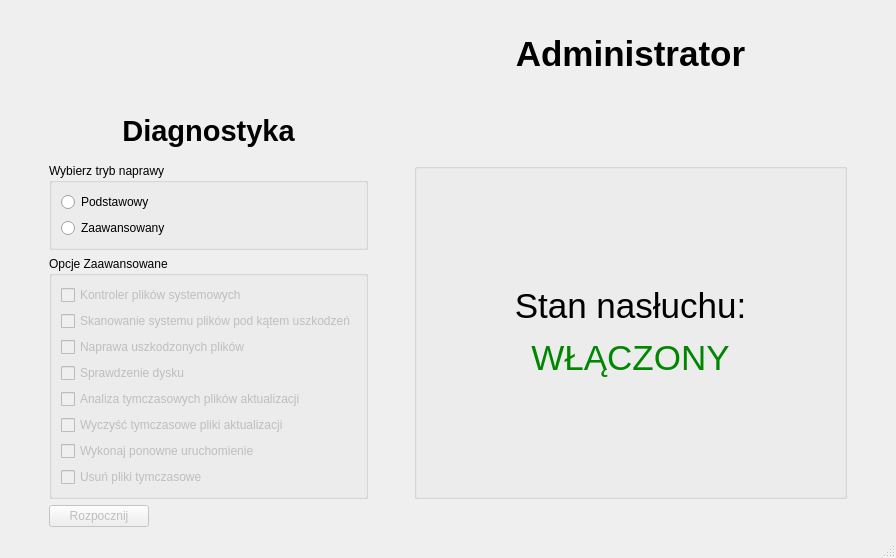
<?xml version="1.0" encoding="UTF-8"?>
<ui version="4.0">
 <class>MainWindow</class>
 <widget class="QMainWindow" name="MainWindow">
  <property name="geometry">
   <rect>
    <x>0</x>
    <y>0</y>
    <width>896</width>
    <height>558</height>
   </rect>
  </property>
  <property name="minimumSize">
   <size>
    <width>687</width>
    <height>543</height>
   </size>
  </property>
  <property name="maximumSize">
   <size>
    <width>9999999</width>
    <height>16777215</height>
   </size>
  </property>
  <property name="windowTitle">
   <string>MainWindow</string>
  </property>
  <widget class="QWidget" name="centralwidget">
   <layout class="QGridLayout" name="gridLayout_3">
    <item row="6" column="1" rowspan="2">
     <widget class="QGroupBox" name="groupBox_2">
      <property name="enabled">
       <bool>true</bool>
      </property>
      <property name="title">
       <string>Opcje Zaawansowane</string>
      </property>
      <layout class="QGridLayout" name="gridLayout">
       <item row="10" column="0">
        <widget class="QCheckBox" name="op6">
         <property name="enabled">
          <bool>false</bool>
         </property>
         <property name="text">
          <string>Wyczyść tymczasowe pliki aktualizacji</string>
         </property>
        </widget>
       </item>
       <item row="1" column="0">
        <widget class="QCheckBox" name="op1">
         <property name="enabled">
          <bool>false</bool>
         </property>
         <property name="text">
          <string>Kontroler plików systemowych</string>
         </property>
         <property name="checkable">
          <bool>true</bool>
         </property>
        </widget>
       </item>
       <item row="12" column="0">
        <widget class="QCheckBox" name="op7">
         <property name="enabled">
          <bool>false</bool>
         </property>
         <property name="text">
          <string>Wykonaj ponowne uruchomienie</string>
         </property>
        </widget>
       </item>
       <item row="13" column="0">
        <widget class="QCheckBox" name="op8">
         <property name="enabled">
          <bool>false</bool>
         </property>
         <property name="text">
          <string>Usuń pliki tymczasowe</string>
         </property>
        </widget>
       </item>
       <item row="7" column="0">
        <widget class="QCheckBox" name="op4">
         <property name="enabled">
          <bool>false</bool>
         </property>
         <property name="text">
          <string>Sprawdzenie dysku</string>
         </property>
        </widget>
       </item>
       <item row="8" column="0">
        <widget class="QCheckBox" name="op5">
         <property name="enabled">
          <bool>false</bool>
         </property>
         <property name="text">
          <string>Analiza tymczasowych plików aktualizacji</string>
         </property>
        </widget>
       </item>
       <item row="3" column="0">
        <widget class="QCheckBox" name="op3">
         <property name="enabled">
          <bool>false</bool>
         </property>
         <property name="text">
          <string>Naprawa uszkodzonych plików</string>
         </property>
        </widget>
       </item>
       <item row="2" column="0">
        <widget class="QCheckBox" name="op2">
         <property name="enabled">
          <bool>false</bool>
         </property>
         <property name="text">
          <string>Skanowanie systemu plików pod kątem uszkodzeń</string>
         </property>
        </widget>
       </item>
      </layout>
     </widget>
    </item>
    <item row="3" column="4">
     <spacer name="horizontalSpacer_5">
      <property name="orientation">
       <enum>Qt::Horizontal</enum>
      </property>
      <property name="sizeType">
       <enum>QSizePolicy::Fixed</enum>
      </property>
      <property name="sizeHint" stdset="0">
       <size>
        <width>40</width>
        <height>20</height>
       </size>
      </property>
     </spacer>
    </item>
    <item row="8" column="3">
     <spacer name="verticalSpacer_2">
      <property name="orientation">
       <enum>Qt::Vertical</enum>
      </property>
      <property name="sizeType">
       <enum>QSizePolicy::Fixed</enum>
      </property>
      <property name="sizeHint" stdset="0">
       <size>
        <width>20</width>
        <height>20</height>
       </size>
      </property>
     </spacer>
    </item>
    <item row="4" column="1">
     <widget class="QLabel" name="diagno_info">
      <property name="font">
       <font>
        <pointsize>22</pointsize>
        <weight>75</weight>
        <bold>true</bold>
       </font>
      </property>
      <property name="text">
       <string>Diagnostyka</string>
      </property>
      <property name="alignment">
       <set>Qt::AlignCenter</set>
      </property>
     </widget>
    </item>
    <item row="5" column="2">
     <spacer name="horizontalSpacer_3">
      <property name="orientation">
       <enum>Qt::Horizontal</enum>
      </property>
      <property name="sizeType">
       <enum>QSizePolicy::Fixed</enum>
      </property>
      <property name="sizeHint" stdset="0">
       <size>
        <width>40</width>
        <height>20</height>
       </size>
      </property>
     </spacer>
    </item>
    <item row="4" column="0">
     <spacer name="horizontalSpacer">
      <property name="orientation">
       <enum>Qt::Horizontal</enum>
      </property>
      <property name="sizeType">
       <enum>QSizePolicy::Fixed</enum>
      </property>
      <property name="sizeHint" stdset="0">
       <size>
        <width>40</width>
        <height>20</height>
       </size>
      </property>
     </spacer>
    </item>
    <item row="8" column="1">
     <widget class="QPushButton" name="pushButton">
      <property name="enabled">
       <bool>false</bool>
      </property>
      <property name="maximumSize">
       <size>
        <width>100</width>
        <height>16777215</height>
       </size>
      </property>
      <property name="text">
       <string>Rozpocznij</string>
      </property>
     </widget>
    </item>
    <item row="5" column="1">
     <widget class="QGroupBox" name="groupBox">
      <property name="maximumSize">
       <size>
        <width>16777215</width>
        <height>16777215</height>
       </size>
      </property>
      <property name="title">
       <string>Wybierz tryb naprawy</string>
      </property>
      <layout class="QGridLayout" name="gridLayout_2">
       <item row="0" column="0">
        <widget class="QRadioButton" name="basic">
         <property name="toolTip">
          <string>Wykonuje podstawową procedurę naprawy systemu plików</string>
         </property>
         <property name="text">
          <string>Podstawowy</string>
         </property>
        </widget>
       </item>
       <item row="1" column="0">
        <widget class="QRadioButton" name="advanced">
         <property name="toolTip">
          <string>Pozwala wybrać zestaw instrukcji, który ma zostać wykonany</string>
         </property>
         <property name="text">
          <string>Zaawansowany</string>
         </property>
        </widget>
       </item>
      </layout>
     </widget>
    </item>
    <item row="5" column="4">
     <spacer name="horizontalSpacer_2">
      <property name="orientation">
       <enum>Qt::Horizontal</enum>
      </property>
      <property name="sizeType">
       <enum>QSizePolicy::Fixed</enum>
      </property>
      <property name="sizeHint" stdset="0">
       <size>
        <width>40</width>
        <height>20</height>
       </size>
      </property>
     </spacer>
    </item>
    <item row="5" column="3" rowspan="3">
     <widget class="QGroupBox" name="groupBox_3">
      <property name="title">
       <string/>
      </property>
      <layout class="QGridLayout" name="gridLayout_4">
       <item row="0" column="0">
        <widget class="QLabel" name="nasluchCheck">
         <property name="font">
          <font>
           <pointsize>22</pointsize>
          </font>
         </property>
         <property name="text">
          <string>&lt;html&gt;&lt;head/&gt;&lt;body&gt;&lt;p&gt;&lt;span style=&quot; font-size:26pt;&quot;&gt;Stan nasłuchu:&lt;/span&gt;&lt;/p&gt;&lt;p&gt;&lt;span style=&quot; font-size:26pt; color:#008700;&quot;&gt;WŁĄCZONY&lt;/span&gt;&lt;/p&gt;&lt;/body&gt;&lt;/html&gt;</string>
         </property>
         <property name="alignment">
          <set>Qt::AlignCenter</set>
         </property>
        </widget>
       </item>
      </layout>
     </widget>
    </item>
    <item row="1" column="1">
     <widget class="QLabel" name="logo">
      <property name="maximumSize">
       <size>
        <width>175</width>
        <height>50</height>
       </size>
      </property>
      <property name="autoFillBackground">
       <bool>false</bool>
      </property>
      <property name="text">
       <string/>
      </property>
      <property name="pixmap">
       <pixmap>diag_center_banner.png</pixmap>
      </property>
      <property name="scaledContents">
       <bool>true</bool>
      </property>
      <property name="openExternalLinks">
       <bool>true</bool>
      </property>
     </widget>
    </item>
    <item row="0" column="0">
     <spacer name="horizontalSpacer_4">
      <property name="orientation">
       <enum>Qt::Horizontal</enum>
      </property>
      <property name="sizeType">
       <enum>QSizePolicy::Fixed</enum>
      </property>
      <property name="sizeHint" stdset="0">
       <size>
        <width>40</width>
        <height>20</height>
       </size>
      </property>
     </spacer>
    </item>
    <item row="1" column="3">
     <widget class="QLabel" name="welcome">
      <property name="font">
       <font>
        <pointsize>12</pointsize>
       </font>
      </property>
      <property name="text">
       <string>&lt;html&gt;&lt;head/&gt;&lt;body&gt;&lt;p&gt;&lt;span style=&quot; font-size:26pt; font-weight:600;&quot;&gt;Administrator&lt;/span&gt;&lt;/p&gt;&lt;/body&gt;&lt;/html&gt;</string>
      </property>
      <property name="scaledContents">
       <bool>false</bool>
      </property>
      <property name="alignment">
       <set>Qt::AlignCenter</set>
      </property>
      <property name="wordWrap">
       <bool>true</bool>
      </property>
     </widget>
    </item>
   </layout>
  </widget>
  <widget class="QStatusBar" name="statusbar"/>
  <action name="actionO_Aplikacji">
   <property name="text">
    <string>O Aplikacji</string>
   </property>
  </action>
  <action name="actionO_Aplikacji_2">
   <property name="checkable">
    <bool>false</bool>
   </property>
   <property name="text">
    <string>O Aplikacji</string>
   </property>
  </action>
 </widget>
 <resources/>
 <connections/>
</ui>
